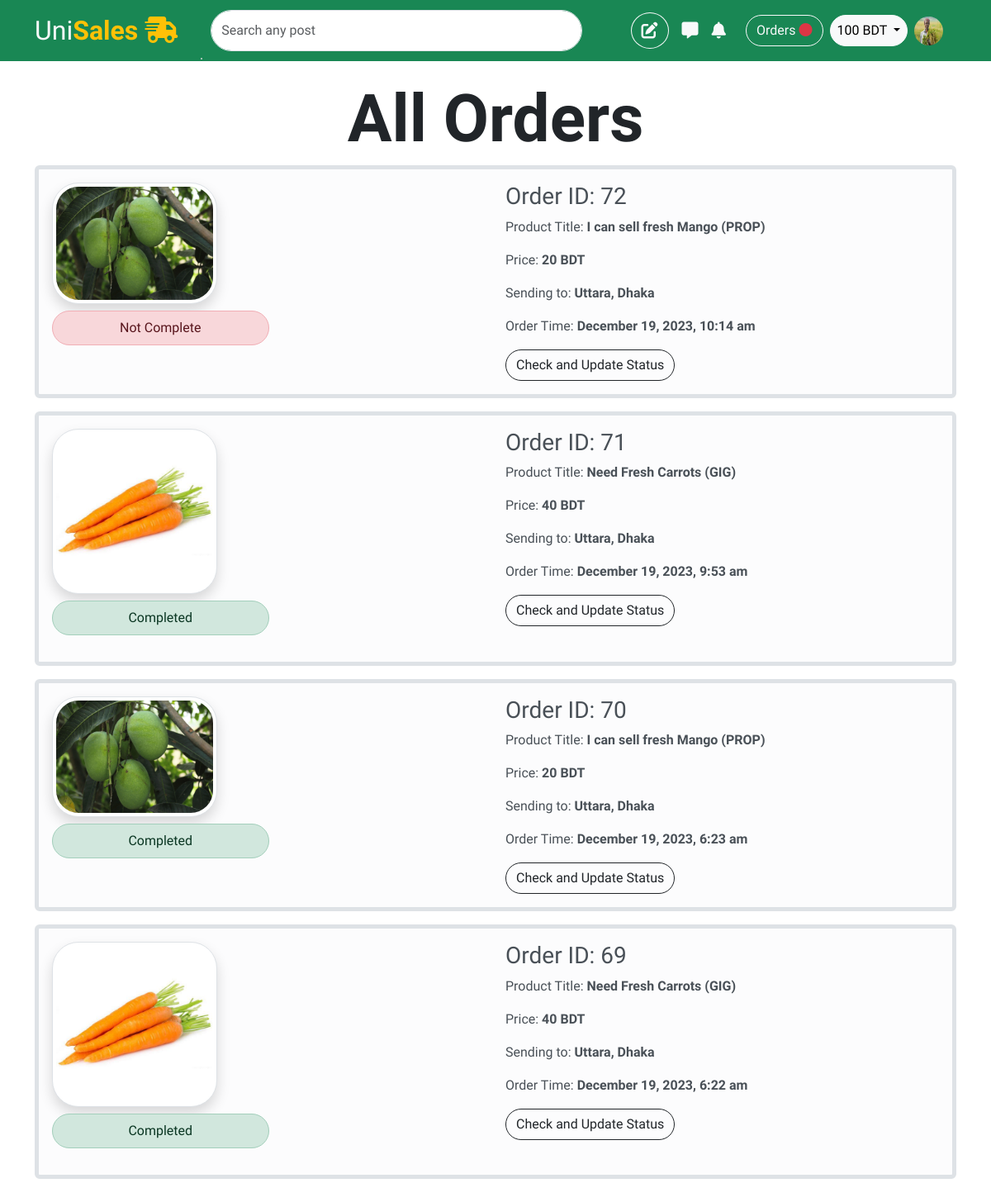
Page /orders.php (signed in) on the committed database.
### tables this page shows
CREATE TABLE `users` (
  `id` int(11) NOT NULL,
  `username` varchar(100) NOT NULL,
  `email` varchar(100) NOT NULL,
  `password` varchar(100) NOT NULL,
  `name` varchar(100) NOT NULL,
  `img` varchar(100) NOT NULL,
  `address` text NOT NULL,
  `number` int(11) NOT NULL,
  `user_type` int(11) NOT NULL,
  `bio` varchar(200) NOT NULL,
  `theme_color` varchar(100) NOT NULL,
  `is_verified` int(11) NOT NULL,
  `balance` float NOT NULL,
  `rating` float NOT NULL,
  `joined_at` timestamp NOT NULL DEFAULT current_timestamp()
);

CREATE TABLE `orders` (
  `order_id` int(11) NOT NULL,
  `seller` int(11) NOT NULL,
  `buyer` int(11) NOT NULL,
  `prop_id` int(11) NOT NULL,
  `gig_id` int(11) NOT NULL,
  `is_paid_half` int(1) NOT NULL,
  `is_paid_full` int(11) NOT NULL,
  `order_confirm` int(11) NOT NULL,
  `is_delivery_started` int(1) NOT NULL,
  `is_delivery_finished` int(11) NOT NULL,
  `transport` varchar(100) NOT NULL,
  `time` timestamp NOT NULL DEFAULT current_timestamp()
);

CREATE TABLE `props` (
  `p_id` int(11) NOT NULL,
  `p_title` varchar(200) NOT NULL,
  `p_details` text NOT NULL,
  `p_img` text NOT NULL,
  `p_amount` int(11) NOT NULL,
  `p_price` int(11) NOT NULL,
  `p_category` varchar(100) NOT NULL,
  `p_location` varchar(100) NOT NULL,
  `p_creator` int(11) NOT NULL,
  `p_time` timestamp NOT NULL DEFAULT current_timestamp(),
  `p_requests` int(11) NOT NULL,
  `p_flag` int(11) NOT NULL
);

CREATE TABLE `gigs` (
  `g_id` int(11) NOT NULL,
  `g_title` varchar(200) NOT NULL,
  `g_details` text NOT NULL,
  `g_img` text NOT NULL,
  `g_amount` int(11) NOT NULL,
  `g_price` float NOT NULL,
  `g_category` varchar(100) NOT NULL,
  `g_location` varchar(100) NOT NULL,
  `g_creator` int(11) NOT NULL,
  `g_time` timestamp NOT NULL DEFAULT current_timestamp(),
  `g_requests` int(11) NOT NULL,
  `g_flag` int(11) NOT NULL
);

### orders.php (the view, shortened to what this page needs)
<?php include('header.php') ?>
<?php
if($u['user_type']==1){
  $seller = $u['id'];
  $orders = mysqli_fetch_all(mysqli_query($conn, "SELECT * FROM orders JOIN users ON orders.buyer=users.id WHERE seller = $seller ORDER BY order_id DESC"), MYSQLI_ASSOC);
}
?>
<div class="container">
    <h1 class="display-1 mt-5 fw-bolder text-center">All Orders</h1>
    <?php foreach($orders as $o) {  ?>
    <?php
if($o['prop_id']){
$p_id = $o['prop_id'];
$sql = "SELECT * FROM props WHERE p_id=$p_id";
$result = $conn->query($sql);
$product = $result->fetch_assoc();
$title = $product['p_title'];
$price = $product['p_price'];
$img = 'data/props/'.$product['p_img'];
$type = 'PROP';
}
else {
  $g_id = $o['gig_id'];
$sql = "SELECT * FROM gigs WHERE g_id=$g_id";
$result = $conn->query($sql);
$product = $result->fetch_assoc();
$title = $product['g_title'];
$price = $product['g_price'];
$img = 'data/gigs/'.$product['g_img'];
$type = 'GIG';
}
?>
    <div class="alert alert-light border border-5" role="alert">
        <div class="row">
            <div class="col">
                <img src="<?= $img ?>" width="200px" class="img-thumbnail rounded-5 shadow" />
                <?php if($o['is_paid_full']==1) { ?>
                    <div class="alert alert-success rounded-5 w-50 p-2 mt-2 text-center" role="alert">Completed</div>
                <?php } elseif($o['is_paid_half']==1) { ?>
                    <div class="alert alert-warning rounded-5 w-50 p-2 mt-2 text-center" role="alert">In Progress</div>
                <?php } else { ?>
                    <div class="alert alert-danger rounded-5 w-50 p-2 mt-2 text-center" role="alert">Not Complete</div>
                <?php } ?>
        </div>
            <div class="col">
                <h3>Order ID: <?= $o['order_id'] ?></h3>
                <p>Product Title: <b><?= $title ?><?php echo " (". "$type" .")" ?></b></p>
                <p>Price: <b><?= $price ?> BDT</b></p>
                <p>Sending to: <b><?= $o['address'] ?></b></p>
                <p>Order Time: <b><?= date("F j, Y, g:i a", strtotime($o['time'])) ?></b></p>
                <a href="order_details.php?order_id=<?= $o['order_id'] ?>" class="btn btn-outline-dark rounded-pill">Check and Update Status</a>
            </div>
        </div>
    </div>
    <?php } ?>
</div>
<?php include('footer.php') ?>

### header.php (shortened to what this page needs)
<?php
include('connection.php');
$sql = "SELECT * FROM users WHERE id = " . $_SESSION['id'];
$result = $conn->query($sql);
if ($result && $u = $result->fetch_assoc()) {
} else {
    header("location: registration.php");
    exit();
}
?>
<!DOCTYPE html>
<html lang="en">
<head>
    <link rel="stylesheet" href="assets/css/bootstrap.min.css" />
    <link rel="stylesheet" href="assets/css/style.css" />
    <link rel="stylesheet" href="https://cdnjs.cloudflare.com/ajax/libs/font-awesome/6.4.2/css/all.min.css" />
</head>
<body>
    <header class="container">
        <nav
            class="navbar fixed-top fixed-top <?php if($u['user_type']==1) echo "bg-success"; else echo "bg-primary"; ?>">
            <div class="container">
                <div class="row">
                    <a class="navbar-brand fs-2 col text-light" href="index.php">Uni<b class="text-warning">Sales <i
                                class="fa-solid fa-truck-fast"></i></b></a>
                    <form class="d-flex mx-auto position-relative col my-1" method="get" action="search.php">
                        <input class="form-control rounded-pill" type="text" id="searchInput" name="q" placeholder="Search any post"
                            aria-label="Search" autocomplete="off" style="width:450px;">
                        <div id="searchSuggestions"
                            class="card suggestions-card position-absolute start-0 top-100 mt-2">
                        </div>
                    </form>
                </div>
                <div class="d-flex flex-row justify-content-end px-3 align-items-center">
                    <?php if($u['user_type']==1) { ?>
    <button class="btn btn-outline-light fs-5 rounded-circle" data-bs-toggle="modal" data-bs-target="#propModal"><i class="fa-solid fa-pen-to-square"></i></button>
    <?php } else { ?>
    <button class="btn btn-outline-light fs-5 rounded-circle" data-bs-toggle="modal" data-bs-target="#gigModal"><i class="fa-solid fa-pen-to-square"></i></button>
    <?php } ?>
                    <?php include('chat_box.php') ?>
                    <div>
                        <?php include('notifications.php') ?>
                        <a href="orders.php"
                            class="btn btn-outline-light me-2 rounded-pill">Orders<?php if($order_count!=0) { ?><i
                                class="ps-1 fa-solid fa-circle text-danger"></i><?php } ?></a>
                        <div class="dropdown">
                            <button class="btn btn-light rounded-pill dropdown-toggle px-2 me-2" type="button"
                                id="dropdownBalance" data-bs-toggle="dropdown" aria-expanded="false">
                                <?= $u['balance']?> BDT
                            </button>
                        </div>
                        <div class="dropdown">
                            <div class="d-block link-dark text-decoration-none" id="dropdownUser1"
                                data-bs-toggle="dropdown" aria-expanded="false" style="cursor: pointer;">
                                <img src="data/profiles/<?= $u['img']?>" width="35" height="35" class="rounded-circle">
                            </div>
                        </div>
                    </div>
                </div>
        </nav>
    </header>

### assets/css/style.css (style rules this page uses)
body { padding-top: 3rem; padding-bottom: 3rem; color: rgb(var(--bs-tertiary-color-rgb)); font-family: 'Afacad', sans-serif; }

### rows in the picture
users: balance "100", img (picture)
orders: prop.p_img (picture), is_paid_full "Not Complete", order_id "72", prop.p_title "I can sell fresh Mango", prop "PROP", prop.p_price "20", users.address "Uttara, Dhaka", time "December 19, 2023, 10:14 am"
orders: gig.g_img (picture), is_paid_full "Completed", order_id "71", gig.g_title "Need Fresh Carrots", prop "GIG", gig.g_price "40", users.address "Uttara, Dhaka", time "December 19, 2023, 9:53 am"
orders: prop.p_img (picture), is_paid_full "Completed", order_id "70", prop.p_title "I can sell fresh Mango", prop "PROP", prop.p_price "20", users.address "Uttara, Dhaka", time "December 19, 2023, 6:23 am"
orders: gig.g_img (picture), is_paid_full "Completed", order_id "69", gig.g_title "Need Fresh Carrots", prop "GIG", gig.g_price "40", users.address "Uttara, Dhaka", time "December 19, 2023, 6:22 am"
